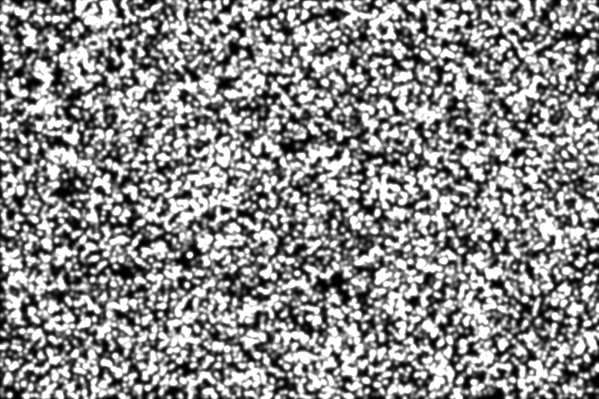
%> input picture Example_binning/img_00001.bmp, 599 x 399 px
$ octave translationFFT.m   (GNU Octave 9; MATLAB toolbox functions it lacks are replaced by stand-ins)
%> lines starting %> are read from the running program, lines starting %| are printed output that depends on the picture
### imshiftFFT.m
% Generate a set of simulated images;
% Author: Bin Chen;
% E-mail: cbbuaa@outlook.com
% Update: 2021-03-08

function[imShift] = imshiftFFT(shift,Img)
    shift   = flip(shift);
    imgSize = size(Img);
    % mesh of fourier frequencies
    [x_f,y_f] = meshgrid(((-imgSize(2)/2):1:(imgSize(2)-1)/2)./imgSize(2),...
        ((-imgSize(1)/2):1:(imgSize(1)/2-1))./imgSize(1));

    F = fftshift(fft2( Img ));
    Fshift=  F.*exp(-1i*(2*pi.*(x_f*shift(1) + y_f*shift(2))) );
    imShift = real(ifft2(ifftshift( Fshift  )));
end

### translationFFT.m
% Generate a set of simulated translated images;
% Author: Bin Chen;
% E-mail: cbbuaa@outlook.com
% Update: 2021-03-08

clc;clear;close all;
% Select an image as reference image, which is saved as 'ref.bmp' in folder
% 'transl_img'. If the folder do not exist, it will be created.
[Filename, Pathname]=uigetfile({'*.bmp'},'Open data');
%> the answer given: Example_binning/img_00001.bmp
ImageName = fullfile(Pathname,Filename);
Img = imread(ImageName);
%> Img is the input picture: size 399x599 uint8; min 0, max 255, mean 139.9

imwrite(Img,fullfile(Pathname,'img_00000.bmp'));
Img_size = size(Img);
%> Img_size = [399 599]
% generate deformation images with a constant displacements.

numStr = repmat('0',1,5);
file_dir = cd;
t = 0;
for i = 0:10
    t = t+1;
    % the displacement along two dimensions;
    shift = [i*0.1,0];

    shifted_image = imshiftFFT(shift,Img);

    % save the images in folder 'transl_img/';
    n = ceil(log10(i+1));
    if n == 0
        numStr(end) = num2str(i);
    else
        numStr(end-n+1:end) = num2str(i);
    end
    imagename = strcat(Pathname,'img_',numStr,'.bmp');
    imwrite(uint8(shifted_image),imagename);

    dataRef_name{t} = strcat(Pathname,'img_',numStr,'_dataRef.mat');
    [x,y]      = ndgrid(1:Img_size(1),1:Img_size(2));
    u          = shift(1)*ones(Img_size);
    v          = shift(2)*ones(Img_size);
    exx        = zeros(Img_size);
    exy        = zeros(Img_size);
    eyy        = zeros(Img_size);

    dataRef.strain  = [exx(:),eyy(:),exy(:)];
    dataRef.disp    = [u(:),v(:)];
    dataRef.realPts = [x(:)+u(:),y(:)+v(:)];
    dataRef.imgName = dataRef_name{t};
    save(dataRef_name{t},'dataRef')
end
%> this loop made 11 passes
%> pass 3, in imshiftFFT (call 3), `imShift = real(ifft2(ifftshift( Fshift  )));`:
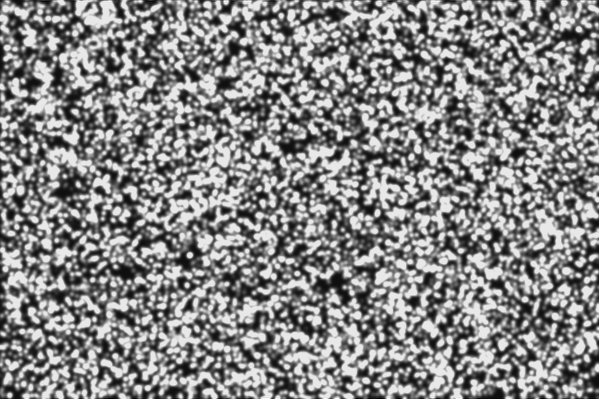
%> imShift: size 399x599 double; min -18.21, max 281.2, mean 139.9; drawn with min black and max white
%> after the loop, dataRef_name = 11 items; numStr = '00010'; t = 11
